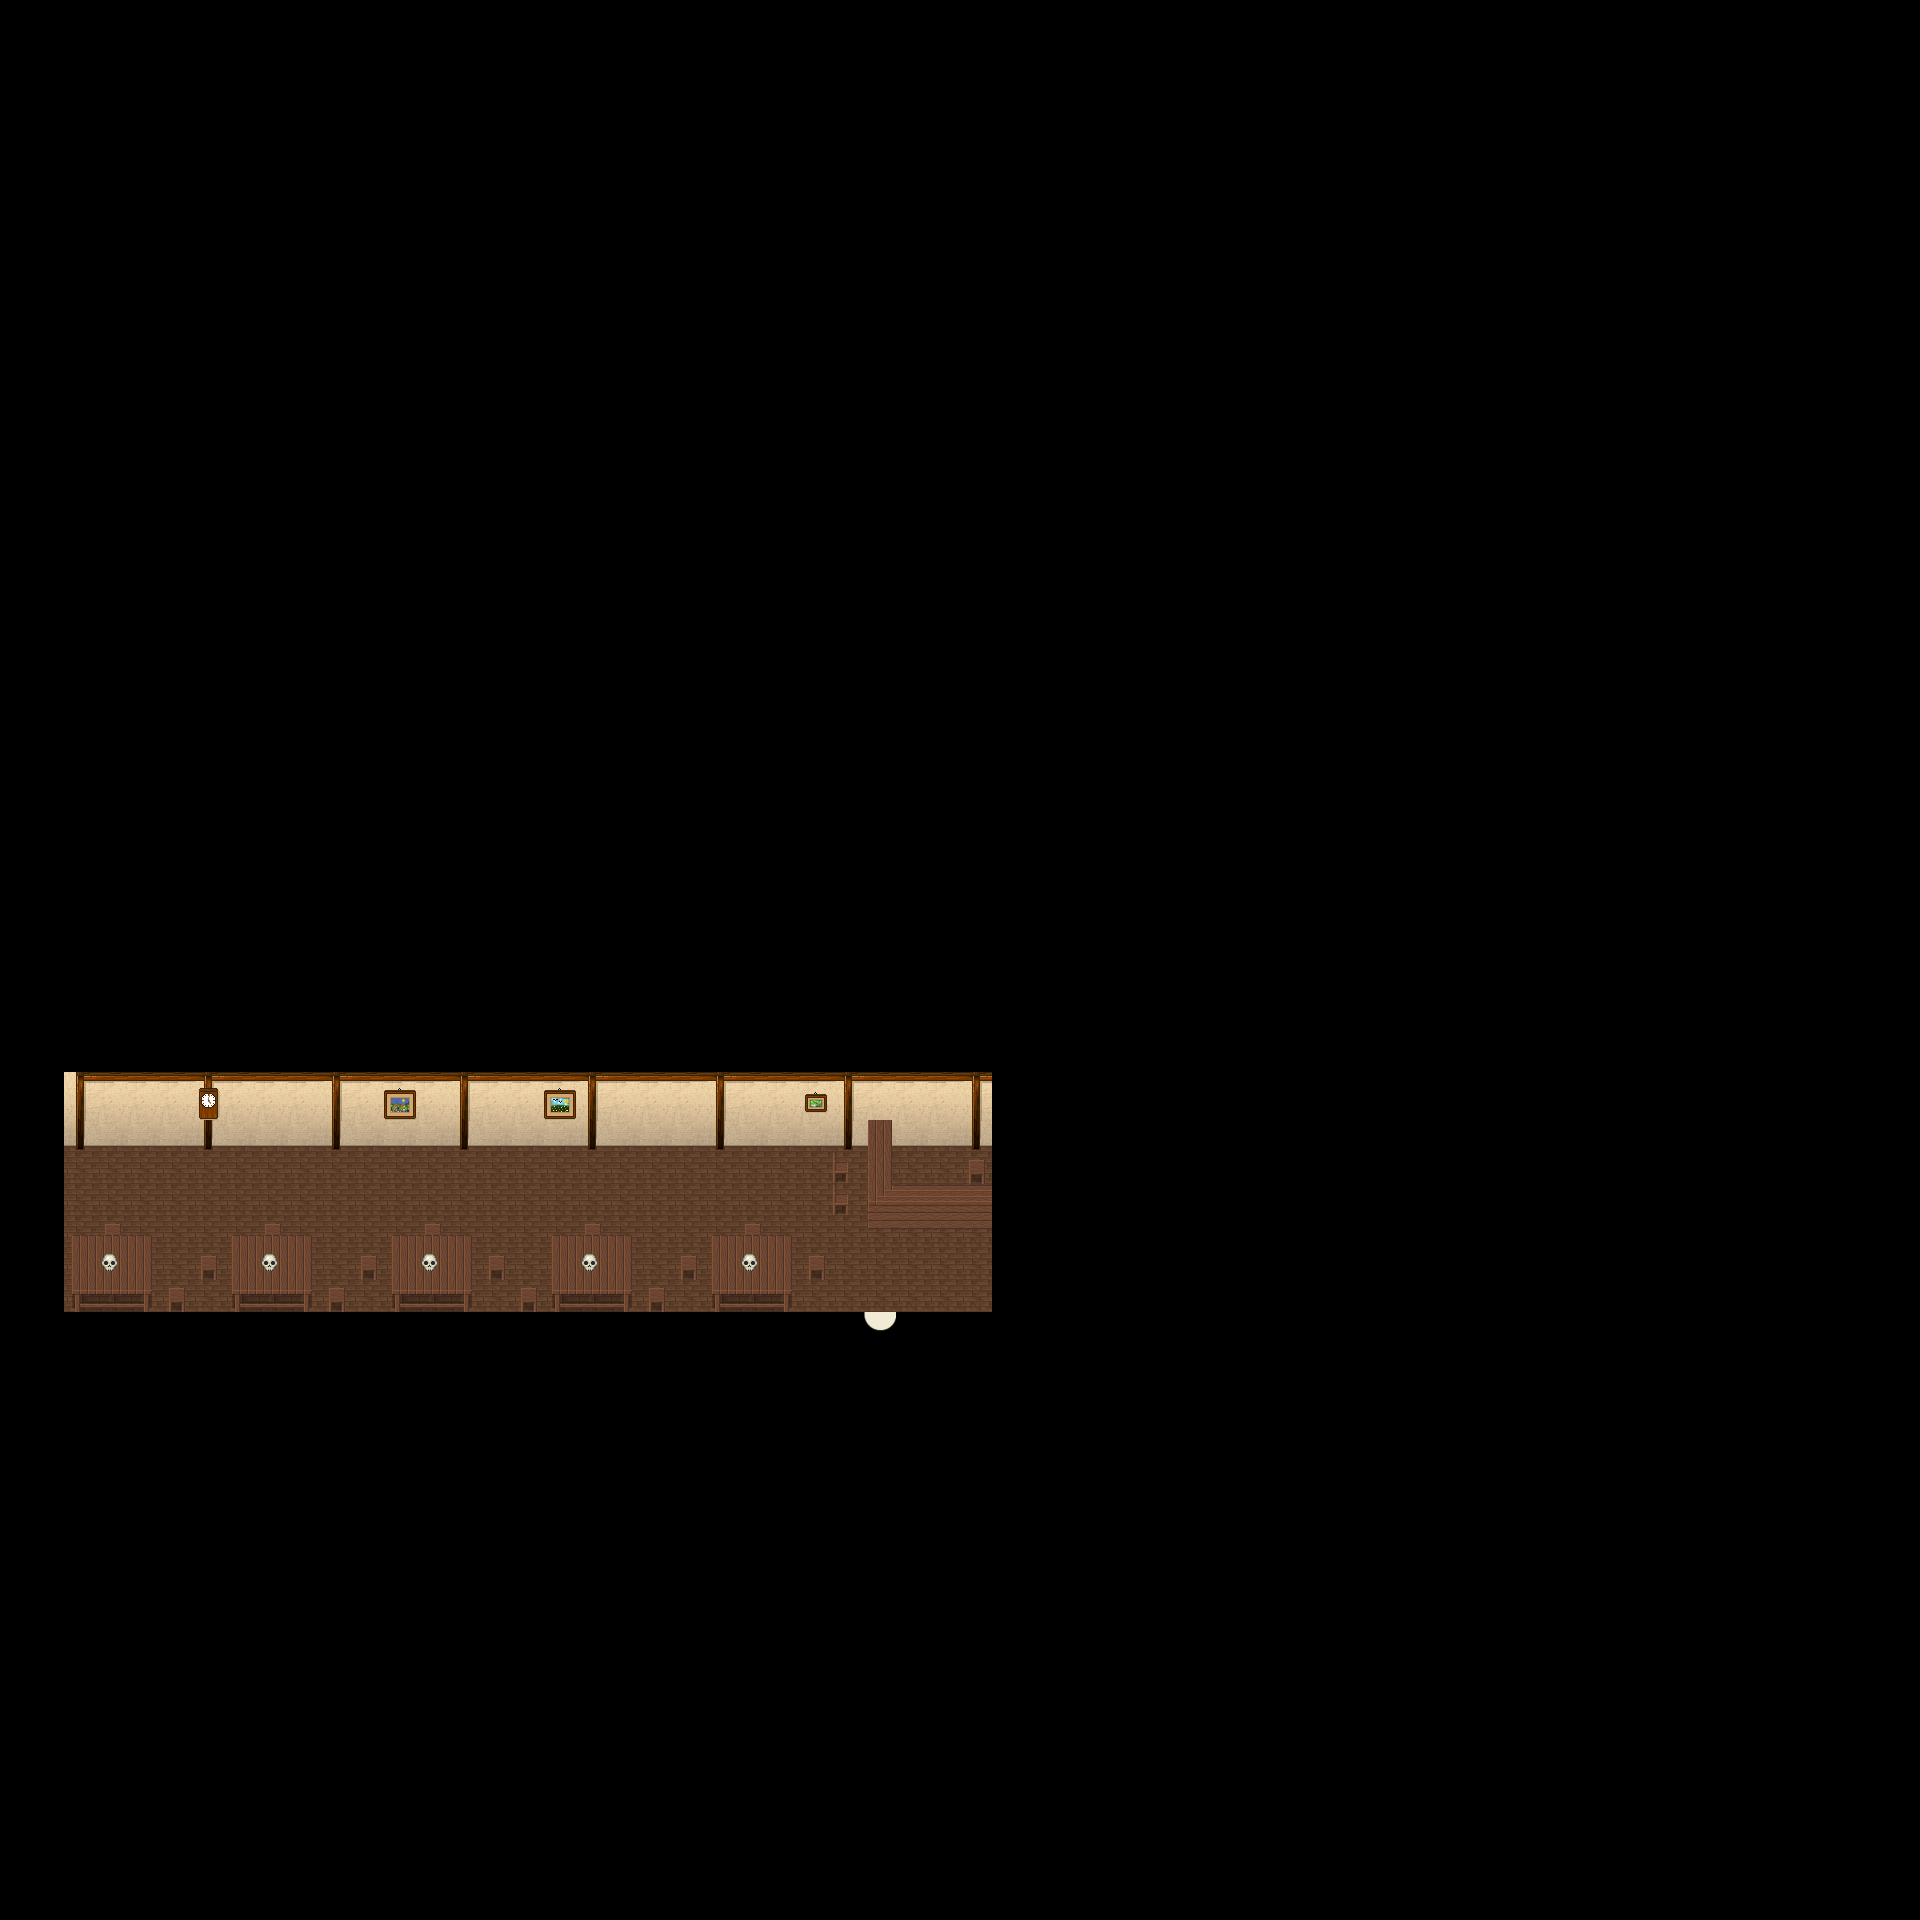

The image is a tile-based game level rendered from a .tmx file. Its description and source (layers, tilesets, objects; grid data summarised) follow:
An orthogonal 60x60 tile map with 32x32 px tiles, 6 tile layers (Ground, Ground, Ground, Ground, ...), 1 hidden layer not drawn, 6 tilesets and 2 objects (SCRIPT, WARP).

<map version="1.0" orientation="orthogonal" width="60" height="60" tilewidth="32" tileheight="32">
 <properties>
  <property name="music" value="faith.ogg" />
 </properties>
 <tileset firstgid="1" name="collision1_32_32" tilewidth="32" tileheight="32">
  <image source="../graphics/tiles/collision1_32_32.png" width="1024" height="1024" />
 </tileset>
 <tileset firstgid="1025" name="indoor3_32_32" tilewidth="32" tileheight="32">
  <image source="../graphics/tiles/indoor3_32_32.png" width="1024" height="1024" />
 </tileset>
 <tileset firstgid="2049" name="indoor2_32_32" tilewidth="32" tileheight="32">
  <image source="../graphics/tiles/indoor2_32_32.png" width="1024" height="1024" />
 </tileset>
 <tileset firstgid="3073" name="indoor2_32_64" tilewidth="32" tileheight="64">
  <image source="../graphics/tiles/indoor2_32_64.png" width="1024" height="1024" />
 </tileset>
 <tileset firstgid="3585" name="indoor2_32_96" tilewidth="32" tileheight="96">
  <image source="../graphics/tiles/indoor2_32_96.png" width="1024" height="960" />
 </tileset>
 <tileset firstgid="3905" name="indoor1_32_64" tilewidth="32" tileheight="64">
  <image source="../graphics/tiles/indoor1_32_64.png" width="1024" height="1024" />
 </tileset>
 <layer name="Ground" width="60" height="60">
  <data>[3600 cells, 3600 non-empty, 3 distinct tile ids]</data>
 </layer>
 <layer name="Ground" width="60" height="60">
  <data>[3600 cells, 87 non-empty, 7 distinct tile ids]</data>
 </layer>
 <layer name="Ground" width="60" height="60">
  <data>[3600 cells, 61 non-empty, 17 distinct tile ids]</data>
 </layer>
 <layer name="Ground" width="60" height="60">
  <data>[3600 cells, 5 non-empty, 1 distinct tile ids]</data>
 </layer>
 <layer name="Fringe" width="60" height="60">
  <data>[3600 cells, 0 non-empty, 0 distinct tile ids]</data>
 </layer>
 <layer name="Over" width="60" height="60">
  <data>[3600 cells, 15 non-empty, 3 distinct tile ids]</data>
 </layer>
 <layer name="Collision" width="60" height="60" visible="0">
  <data>[3600 cells, 3493 non-empty, 1 distinct tile ids]</data>
 </layer>
 <objectgroup name="Object" width="60" height="60">
  <object name="External Map Events" type="SCRIPT" x="0" y="0">
   <properties>
    <property name="FILENAME" value="scripts/maps/iw-nelaro-tavern-o00-o00-o00.lua" />
   </properties>
  </object>
  <object name="Warp to city" type="WARP" x="865" y="1311" width="32" height="32">
   <properties>
    <property name="DEST_MAP" value="ow-o0000-n0004-o0000" />
    <property name="DEST_X" value="2608" />
    <property name="DEST_Y" value="2896" />
   </properties>
  </object>
 </objectgroup>
</map>
